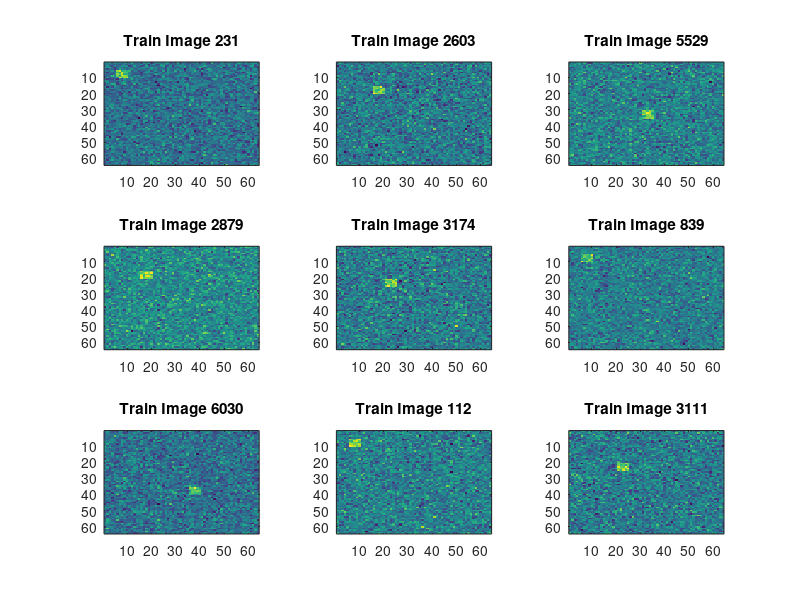

Write MATLAB code to recreate this figure. (Note: this script raises an error after producing the figure.)

%%%  triplte Demo %%%

% Written by Roy Talman 2/1/2018 , 
% Email adress: roytalman@gmail.com
% GitHub: https://github.com/roytalman/TripletLoss.git
% Based on the article "FaceNet: A Unified Embedding for Face Recognition
% and Clustering"  Google Inc 2015
% Copyright (c) Roy Talman 2018

% image settings:
ImageSize       = 64 ; 
NumGroups       = 10 ;
NumPicPerGroups = 1000 ;
TotalPic = NumGroups*NumPicPerGroups ;
% create random data, 10000 pictures with the size 64*64:
Pics = normrnd(0,1,[ImageSize ImageSize TotalPic]);

% add  feature for groups of 1000 piuctures, ten different types of pictures:
for k = 1:10 
    Pics((1:5)+5*k,(1:5)+5*k, (1:NumPicPerGroups)+ NumPicPerGroups*(k-1) ) = ...
    Pics((1:5)+5*k,(1:5)+5*k, (1:NumPicPerGroups)+ NumPicPerGroups*(k-1) ) + 3 ;
    Labels((1:NumPicPerGroups)+ NumPicPerGroups*(k-1)) = k ; % image group label
end

% train and test set:
NumTrain = 0.7 ; % 70% data for traning
% [val RandomIndex ] = sort(rand(1,TotalPic)) ;  % random index
TrainPic           = Pics(:,:,(1:NumTrain*TotalPic)) ; % 70% training set, Classes 1-7 
TrainLabel         = Labels((1:NumTrain*TotalPic)) ;
TestPic            = Pics(:,:,( NumTrain*TotalPic + 1 : end )) ; % 30% testing set , Classes 8-10
TestLabels         = Labels(( NumTrain*TotalPic + 1 : end )) ;

% plot train images
figure
for k =1:9
    subplot(3,3,k)
    RandInd = randperm(size(TrainPic,3),1) ;
    imagesc(TrainPic(:,:,RandInd)) ;
    title([ 'Train Image ' num2str( RandInd) ]) 
end
% sort in triplte : 
[ PicsTrainTriplet , LabelsTrainTriplte ] = SortForTriplte( TrainPic , TrainLabel ) ;
[ PicsTestTriplet , LabelsTestTriplte ]   = SortForTriplte( TestPic , TestLabels ) ; 


% define CNN pathology

 NumFeatures = 16; % featers for catgory saparation, originaly 128 
 TriplteLayers = GetLayers(ImageSize,NumFeatures) ; % Net pathology

 options = trainingOptions('sgdm','MaxEpochs',15, 'InitialLearnRate',0.001,'Momentum',0.99...
    ,'MiniBatchSize',300,'Shuffle','never','Plots','training-progress','ExecutionEnvironment','gpu');  % CNN trainig option. Vary improtant-  "Shuffle" shouled be set to 'never'!

LabelsForNet = zeros(size(PicsTrainTriplet,4),NumFeatures ) ; % this is not needed in triplter since we calculating loss using triplte traning set

%%% training %%%
Net = trainNetwork( PicsTrainTriplet , LabelsForNet, TriplteLayers  ,options) ;

% prediction for test triplets:
[SumGood] = TripletResultAnalyze(Net,PicsTestTriplet)

%%% Retrain for Worst training cases %%%
PredictionTrain     = predict(Net,permute(TrainPic,[1 2 4 3]));
[ TriplteNewOrder ] = SortForTriplte_WorstDistances(PredictionTrain , TrainLabel) ;
   
RetrainLabels    = TrainLabel(TriplteNewOrder) ;
RetrainPictures  = permute(TrainPic(:,:,RetrainLabels),[1 2 4 3]);
options = trainingOptions('sgdm','MaxEpochs',60, 'InitialLearnRate',0.001...
    ,'MiniBatchSize',300,'Shuffle','never','Plots','training-progress','ExecutionEnvironment','gpu');  % CNN trainig option Vary improtant-  "Shuffle" shouled be set to never!

LabelsForNet = zeros(size(RetrainPictures,4),NumFeatures ) ; % this is not needed in triplter since we calculating loss using triplte traning set

%%% training %%%
Net_Retrain = trainNetwork( PicsTrainTriplet , LabelsForNet, Net.Layers  ,options) ;
[SumGood_2,NegDist,PosDist] = TripletResultAnalyze(Net_Retrain,PicsTestTriplet);

figure
for k = 1:3 
    RandInd = randperm(size(PicsTestTriplet,4)/3,1) ;
    subplot(3,3,k*3-2); imagesc( PicsTestTriplet(:,:,1,3*RandInd-2) );title(['Anchor Pic, triplet ' num2str(RandInd)])
    subplot(3,3,k*3-1); imagesc( PicsTestTriplet(:,:,1,3*RandInd-1) );title(['Pos Pic, Dist from Anchor: ' num2str(PosDist(RandInd)) ])
    subplot(3,3,k*3); imagesc( PicsTestTriplet(:,:,1,3*RandInd) );title(['Neg Pic, Dist from Anchor: ' num2str(NegDist(RandInd)) ])
end

